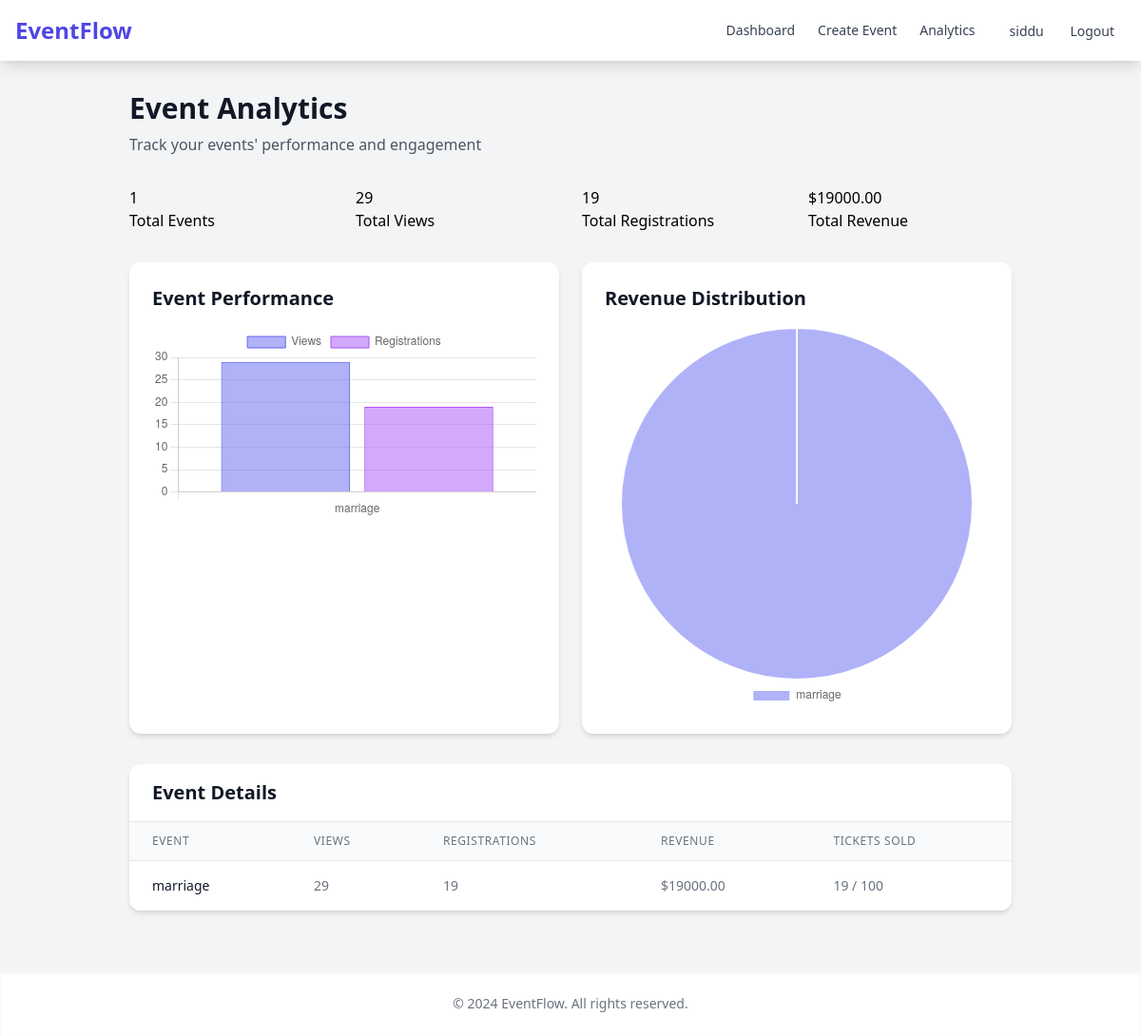
/events/analytics (signed in), run on the app's committed database.
### app/models/user.py (models this page shows, shortened)
class User(UserMixin, db.Model):
    id = db.Column(db.Integer, primary_key=True)
    username = db.Column(db.String(64), unique=True, nullable=False)
    email = db.Column(db.String(120), unique=True, nullable=False)
    password_hash = db.Column(db.String(128))
    created_at = db.Column(db.DateTime, default=datetime.utcnow)
    is_active = db.Column(db.Boolean, default=True, nullable=False)
    events = db.relationship('Event', backref='organizer', lazy=True)

### app/models/event.py (models this page shows, shortened)
class Event(db.Model):
    id = db.Column(db.Integer, primary_key=True)
    title = db.Column(db.String(100), nullable=False)
    description = db.Column(db.Text)
    date = db.Column(db.DateTime, nullable=False)
    end_date = db.Column(db.DateTime, nullable=False)
    location = db.Column(db.String(200))
    capacity = db.Column(db.Integer)
    created_at = db.Column(db.DateTime, default=datetime.utcnow)
    status = db.Column(db.String(20), default='draft')  # draft, published, cancelled, completed
    category_id = db.Column(db.Integer, db.ForeignKey('event_category.id'), nullable=False)
    organizer_id = db.Column(db.Integer, db.ForeignKey('user.id'), nullable=False)
    banner_image = db.Column(db.String(200))  # URL to the banner image
    views_count = db.Column(db.Integer, default=0)
    registration_count = db.Column(db.Integer, default=0)
    tickets = db.relationship('Ticket', backref='event', lazy=True, cascade='all, delete-orphan')
    tasks = db.relationship('Task', backref='event', lazy=True, cascade='all, delete-orphan')
    registrations = db.relationship('Registration', backref='event', lazy=True)
    ticket_types = db.relationship('TicketType', backref='event', lazy=True, cascade='all, delete-orphan')
    def get_ticket_stats(self):
        stats = {
            'total_tickets': sum(ticket_type.quantity for ticket_type in self.ticket_types),
            'tickets_sold': sum(ticket_type.tickets_sold for ticket_type in self.ticket_types),
            'revenue': sum(ticket_type.revenue for ticket_type in self.ticket_types)
        }
        return stats

### app/routes/events.py (the view)
@events.route('/analytics')
@login_required
def analytics():
    events = Event.query.filter_by(organizer_id=current_user.id).all()
    analytics_data = {
        'total_events': len(events),
        'total_views': sum(event.views_count for event in events),
        'total_registrations': sum(event.registration_count for event in events),
        'total_revenue': sum(
            sum(ticket_type.revenue for ticket_type in event.ticket_types)
            for event in events
        ),
        'events': [{
            'title': event.title,
            'views': event.views_count,
            'registrations': event.registration_count,
            'revenue': sum(tt.revenue for tt in event.ticket_types),
            'ticket_stats': event.get_ticket_stats()
        } for event in events]
    }
    return render_template('events/analytics.html', analytics=analytics_data)

### app/__init__.py (called while the page is built)
@login_manager.user_loader
def load_user(user_id):
    from app.models.user import User
    return User.query.get(int(user_id))

### app/templates/events/analytics.html (shortened to what this page needs)
{% extends "base.html" %}
{% block content %}
<div class="max-w-7xl mx-auto px-4 sm:px-6 lg:px-8">
    <div class="mb-8">
        <h1 class="text-3xl font-bold text-gray-900">Event Analytics</h1>
        <p class="mt-2 text-gray-600">Track your events' performance and engagement</p>
    </div>
    <div class="grid grid-cols-1 md:grid-cols-2 lg:grid-cols-4 gap-6 mb-8">
        <div class="stats-card">
            <div class="stats-value">{{ analytics.total_events }}</div>
            <div class="stats-label">Total Events</div>
        </div>
        <div class="stats-card">
            <div class="stats-value">{{ analytics.total_views }}</div>
            <div class="stats-label">Total Views</div>
        </div>
        <div class="stats-card">
            <div class="stats-value">{{ analytics.total_registrations }}</div>
            <div class="stats-label">Total Registrations</div>
        </div>
        <div class="stats-card">
            <div class="stats-value">${{ "%.2f"|format(analytics.total_revenue) }}</div>
            <div class="stats-label">Total Revenue</div>
        </div>
    </div>
    <div class="grid grid-cols-1 lg:grid-cols-2 gap-6 mb-8">
        <div class="bg-white rounded-xl shadow-md p-6">
            <h2 class="text-xl font-semibold text-gray-900 mb-4">Event Performance</h2>
            <canvas id="eventPerformanceChart"></canvas>
        </div>
        <div class="bg-white rounded-xl shadow-md p-6">
            <h2 class="text-xl font-semibold text-gray-900 mb-4">Revenue Distribution</h2>
            <canvas id="revenueChart"></canvas>
        </div>
    </div>
    <div class="bg-white rounded-xl shadow-md overflow-hidden">
        <div class="px-6 py-4 border-b border-gray-200">
            <h2 class="text-xl font-semibold text-gray-900">Event Details</h2>
        </div>
        <div class="overflow-x-auto">
            <table class="min-w-full divide-y divide-gray-200">
                <thead class="bg-gray-50">
                    <tr>
                        <th class="px-6 py-3 text-left text-xs font-medium text-gray-500 uppercase tracking-wider">Event</th>
                        <th class="px-6 py-3 text-left text-xs font-medium text-gray-500 uppercase tracking-wider">Views</th>
                        <th class="px-6 py-3 text-left text-xs font-medium text-gray-500 uppercase tracking-wider">Registrations</th>
                        <th class="px-6 py-3 text-left text-xs font-medium text-gray-500 uppercase tracking-wider">Revenue</th>
                        <th class="px-6 py-3 text-left text-xs font-medium text-gray-500 uppercase tracking-wider">Tickets Sold</th>
                    </tr>
                </thead>
                <tbody class="bg-white divide-y divide-gray-200">
                    {% for event in analytics.events %}
                    <tr>
                        <td class="px-6 py-4 whitespace-nowrap text-sm font-medium text-gray-900">{{ event.title }}</td>
                        <td class="px-6 py-4 whitespace-nowrap text-sm text-gray-500">{{ event.views }}</td>
                        <td class="px-6 py-4 whitespace-nowrap text-sm text-gray-500">{{ event.registrations }}</td>
                        <td class="px-6 py-4 whitespace-nowrap text-sm text-gray-500">${{ "%.2f"|format(event.revenue) }}</td>
                        <td class="px-6 py-4 whitespace-nowrap text-sm text-gray-500">
                            {{ event.ticket_stats.tickets_sold }} / {{ event.ticket_stats.total_tickets }}
                        </td>
                    </tr>
                    {% endfor %}
                </tbody>
            </table>
        </div>
    </div>
</div>
{% endblock %}
{% block extra_js %}
<script>
    // Prepare data for charts
    const events = {{ analytics.events|tojson }};
    // Event Performance Chart
    const performanceCtx = document.getElementById('eventPerformanceChart').getContext('2d');
    new Chart(performanceCtx, {
        type: 'bar',
        data: {
            labels: events.map(e => e.title),
            datasets: [{
                label: 'Views',
                data: events.map(e => e.views),
                backgroundColor: 'rgba(99, 102, 241, 0.5)',
                borderColor: 'rgb(99, 102, 241)',
                borderWidth: 1
            }, {
                label: 'Registrations',
                data: events.map(e => e.registrations),
                backgroundColor: 'rgba(168, 85, 247, 0.5)',
                borderColor: 'rgb(168, 85, 247)',
                borderWidth: 1
            }]
        },
        options: {
            responsive: true,
            scales: {
                y: {
                    beginAtZero: true
                }
            }
        }
    });
    // Revenue Chart
    const revenueCtx = document.getElementById('revenueChart').getContext('2d');
    new Chart(revenueCtx, {
        type: 'pie',
        data: {
            labels: events.map(e => e.title),
            datasets: [{
                data: events.map(e => e.revenue),
                backgroundColor: [
                    'rgba(99, 102, 241, 0.5)',
                    'rgba(168, 85, 247, 0.5)',
                    'rgba(236, 72, 153, 0.5)',
                    'rgba(34, 197, 94, 0.5)',
                    'rgba(234, 179, 8, 0.5)'
                ]
            }]
        },
        options: {
            responsive: true,
            plugins: {
                legend: {
                    position: 'bottom'
                }
            }
        }
    });
</script>
{% endblock %}

### app/templates/base.html (shortened to what this page needs)
<!DOCTYPE html>
<html lang="en">
<head>
    <script src="https://cdn.tailwindcss.com"></script>
    <link rel="stylesheet" href="https://cdnjs.cloudflare.com/ajax/libs/font-awesome/6.0.0/css/all.min.css">
    <link rel="stylesheet" href="{{ url_for('static', filename='css/style.css') }}">
</head>
<body class="bg-gray-100">
    <nav class="bg-white shadow-lg">
        <div class="max-w-7xl mx-auto px-4">
            <div class="flex justify-between h-16">
                <div class="flex">
                    <div class="flex-shrink-0 flex items-center">
                        <a href="{{ url_for('main.index') }}" class="text-2xl font-bold text-indigo-600">EventFlow</a>
                    </div>
                </div>
                <div class="flex items-center">
                    {% if current_user.is_authenticated %}
                        <a href="{{ url_for('events.dashboard') }}" class="text-gray-700 hover:text-indigo-600 px-3 py-2 rounded-md text-sm font-medium">Dashboard</a>
                        <a href="{{ url_for('events.create') }}" class="text-gray-700 hover:text-indigo-600 px-3 py-2 rounded-md text-sm font-medium">Create Event</a>
                        <a href="{{ url_for('events.analytics') }}" class="text-gray-700 hover:text-indigo-600 px-3 py-2 rounded-md text-sm font-medium">Analytics</a>
                        <div class="ml-3 relative">
                            <span class="text-gray-700 px-3 py-2 rounded-md text-sm font-medium">
                                {{ current_user.username }}
                            </span>
                            <a href="{{ url_for('auth.logout') }}" class="text-gray-700 hover:text-indigo-600 px-3 py-2 rounded-md text-sm font-medium">Logout</a>
                        </div>
                    {% endif %}
                </div>
            </div>
        </div>
    </nav>
    <main class="container mx-auto py-8 px-4">
        {% block content %}{% endblock %}
    </main>
    <footer class="bg-white shadow-inner mt-8">
        <div class="max-w-7xl mx-auto py-6 px-4">
            <div class="text-center text-gray-500 text-sm">
                &copy; 2024 EventFlow. All rights reserved.
            </div>
        </div>
    </footer>
    {% block extra_js %}{% endblock %}
</body>
</html>

### app/static/css/style.css (style rules this page uses)
.stats-card { @apply bg-white rounded-xl shadow-md p-6; }

### app/templates/events/analytics.html (style rules this page uses)
.stats-card { @apply bg-white rounded-xl shadow-md p-6; }
.stats-value { @apply text-3xl font-bold text-gray-900; }
.stats-label { @apply text-sm text-gray-500; }

### data on the page
User: username "siddu"
Event: title "marriage", views "29", registrations "19", revenue "19000.00", ticket_stats.tickets_sold "19", ticket_stats.total_tickets "100"

### other printed values
{{ analytics.total_events }} "1"
{{ analytics.total_views }} "29"
{{ analytics.total_registrations }} "19"
{{ "%.2f"|format(analytics.total_revenue) }} "19000.00"
chart data {{ analytics.events|tojson }} [{"registrations": 19, "revenue": 19000.0, "ticket_stats": {"revenue": 19000.0, "tickets_sold": 19, "total_tickets": 100}, "title": "marriage", "views": 29}]
